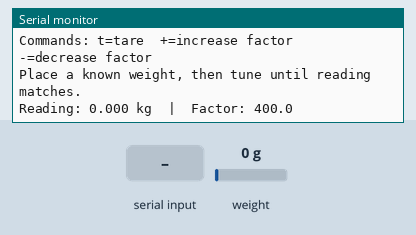
Simulated run of this sketch. Board: Arduino Uno, built with avr-gcc and run on an emulated ATmega328P. On the bench: the last lines printed to the serial monitor. The inputs (shaded band) are chosen by the test bench; at power-on: weight on the scale 0 g.

Above: at 2.2 s.
2.3 s: "t" received over Serial
At 5.3 s:
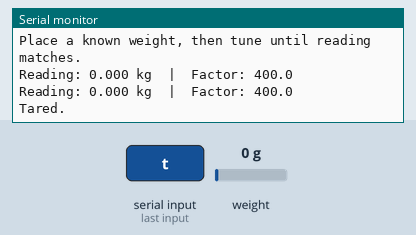
6.0 s: weight on the scale set to 100 g
At 6.4 s:
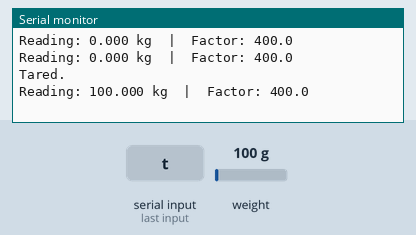
7.5 s: "+" received over Serial
9.0 s: weight on the scale set to 1250 g
At 10.0 s:
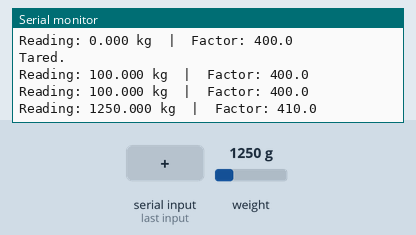
Timing chart, 0 to 11.5 s (numbered marks = the images above; inputs shaded):
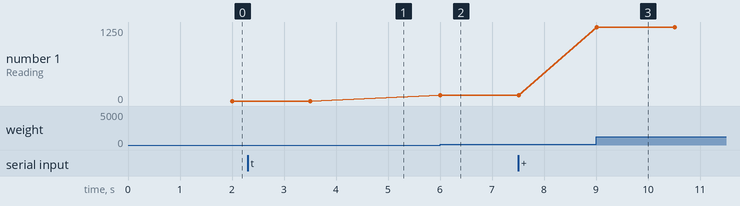

The sketch:

calibration.ino
```cpp
/*
 * HX711 Calibration Sketch
 * Run this FIRST to find your CALIBRATION_FACTOR.
 *
 * Steps:
 *   1. Upload this sketch.
 *   2. Open Serial Monitor at 115200 baud.
 *   3. Make sure the scale platform is EMPTY, then send 't' to tare.
 *   4. Place a known weight (e.g. 200g or 500g object).
 *   5. Send '+' or '-' to tune the factor until Serial shows the correct weight.
 *   6. Note the calibration factor printed — paste it into apple_scale.ino.
 */

#include <HX711.h>

#define DOUT_PIN  4
#define SCK_PIN   5

HX711 scale;
float calibrationFactor = 400.0;

void setup() {
  Serial.begin(115200);
  scale.begin(DOUT_PIN, SCK_PIN);
  scale.set_scale();
  scale.tare();

  Serial.println("HX711 Calibration");
  Serial.println("Commands: t=tare  +=increase factor  -=decrease factor");
  Serial.println("Place a known weight, then tune until reading matches.");
}

void loop() {
  scale.set_scale(calibrationFactor);
  float reading = scale.get_units(10);

  Serial.print("Reading: ");
  Serial.print(reading, 3);
  Serial.print(" kg  |  Factor: ");
  Serial.println(calibrationFactor, 1);

  if (Serial.available()) {
    char cmd = Serial.read();
    if (cmd == 't' || cmd == 'T') { scale.tare(); Serial.println("Tared."); }
    if (cmd == '+') calibrationFactor += 10;
    if (cmd == '-') calibrationFactor -= 10;
  }
  delay(500);
}
```

Measured:
- after the input at 2.3 s, the serial monitor: prints a new line after 2.2 s (image 1)
- after the input at 6.0 s, the serial monitor: prints a new line at once (image 2)
- after the input at 9.0 s, the serial monitor: prints a new line at once (image 3)
- plotted number 1: 0 → 100 after the input at 6.0 s, 100 → 1250 after the input at 9.0 s
